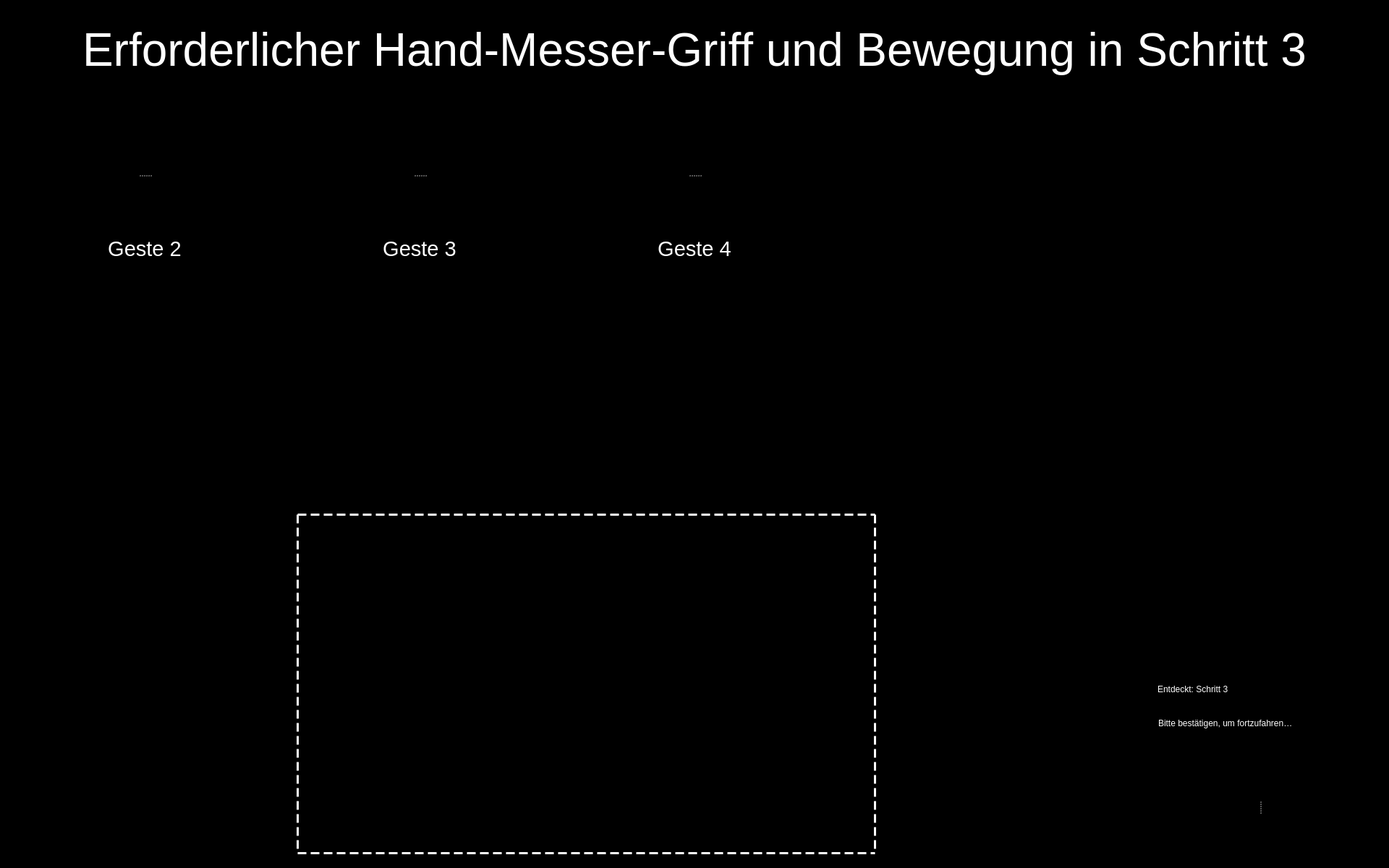
<?xml version="1.0" encoding="UTF-8"?>
<ui version="4.0">
 <class>Entry_Step_3_UI</class>
 <widget class="QWidget" name="Entry_Step_3_UI">
  <property name="windowModality">
   <enum>Qt::WindowModal</enum>
  </property>
  <property name="enabled">
   <bool>true</bool>
  </property>
  <property name="geometry">
   <rect>
    <x>0</x>
    <y>0</y>
    <width>1920</width>
    <height>1200</height>
   </rect>
  </property>
  <property name="sizePolicy">
   <sizepolicy hsizetype="Preferred" vsizetype="Preferred">
    <horstretch>0</horstretch>
    <verstretch>0</verstretch>
   </sizepolicy>
  </property>
  <property name="minimumSize">
   <size>
    <width>0</width>
    <height>0</height>
   </size>
  </property>
  <property name="maximumSize">
   <size>
    <width>1920</width>
    <height>1200</height>
   </size>
  </property>
  <property name="windowTitle">
   <string>Food Assist</string>
  </property>
  <property name="windowOpacity">
   <double>1.000000000000000</double>
  </property>
  <property name="styleSheet">
   <string notr="true">background-color: rgb(0, 0, 0);</string>
  </property>
  <widget class="QLabel" name="img_detected_step3">
   <property name="geometry">
    <rect>
     <x>1460</x>
     <y>510</y>
     <width>441</width>
     <height>401</height>
    </rect>
   </property>
   <property name="frameShape">
    <enum>QFrame::NoFrame</enum>
   </property>
   <property name="text">
    <string/>
   </property>
   <property name="pixmap">
    <pixmap resource="resources/res.qrc">:/detected steps/Detected Step3.png</pixmap>
   </property>
   <property name="scaledContents">
    <bool>true</bool>
   </property>
  </widget>
  <widget class="QLabel" name="label_8">
   <property name="geometry">
    <rect>
     <x>410</x>
     <y>710</y>
     <width>801</width>
     <height>471</height>
    </rect>
   </property>
   <property name="styleSheet">
    <string notr="true">border :3px solid white;
border-style : dashed;
background-color: rgb(0, 0, 0, 0);</string>
   </property>
   <property name="text">
    <string/>
   </property>
  </widget>
  <widget class="QWidget" name="widget_2" native="true">
   <property name="geometry">
    <rect>
     <x>1559</x>
     <y>1030</y>
     <width>361</width>
     <height>161</height>
    </rect>
   </property>
   <property name="styleSheet">
    <string notr="true">background-color: rgb(0,0,0);</string>
   </property>
   <widget class="QSplitter" name="splitter">
    <property name="geometry">
     <rect>
      <x>10</x>
      <y>10</y>
      <width>345</width>
      <height>150</height>
     </rect>
    </property>
    <property name="frameShape">
     <enum>QFrame::NoFrame</enum>
    </property>
    <property name="frameShadow">
     <enum>QFrame::Plain</enum>
    </property>
    <property name="lineWidth">
     <number>0</number>
    </property>
    <property name="orientation">
     <enum>Qt::Horizontal</enum>
    </property>
    <property name="opaqueResize">
     <bool>false</bool>
    </property>
    <property name="handleWidth">
     <number>45</number>
    </property>
    <property name="childrenCollapsible">
     <bool>false</bool>
    </property>
    <widget class="QPushButton" name="button_yes">
     <property name="enabled">
      <bool>true</bool>
     </property>
     <property name="minimumSize">
      <size>
       <width>81</width>
       <height>81</height>
      </size>
     </property>
     <property name="maximumSize">
      <size>
       <width>150</width>
       <height>150</height>
      </size>
     </property>
     <property name="cursor">
      <cursorShape>OpenHandCursor</cursorShape>
     </property>
     <property name="focusPolicy">
      <enum>Qt::WheelFocus</enum>
     </property>
     <property name="contextMenuPolicy">
      <enum>Qt::DefaultContextMenu</enum>
     </property>
     <property name="icon">
      <iconset resource="resources/res.qrc">
       <normaloff>:/buttons/Button Yes.svg</normaloff>:/buttons/Button Yes.svg</iconset>
     </property>
     <property name="iconSize">
      <size>
       <width>144</width>
       <height>144</height>
      </size>
     </property>
     <property name="autoDefault">
      <bool>false</bool>
     </property>
     <property name="default">
      <bool>false</bool>
     </property>
     <property name="flat">
      <bool>true</bool>
     </property>
    </widget>
    <widget class="QPushButton" name="button_no">
     <property name="enabled">
      <bool>true</bool>
     </property>
     <property name="minimumSize">
      <size>
       <width>81</width>
       <height>81</height>
      </size>
     </property>
     <property name="maximumSize">
      <size>
       <width>150</width>
       <height>150</height>
      </size>
     </property>
     <property name="cursor">
      <cursorShape>OpenHandCursor</cursorShape>
     </property>
     <property name="focusPolicy">
      <enum>Qt::WheelFocus</enum>
     </property>
     <property name="contextMenuPolicy">
      <enum>Qt::DefaultContextMenu</enum>
     </property>
     <property name="icon">
      <iconset resource="resources/res.qrc">
       <normaloff>:/buttons/Button No.svg</normaloff>:/buttons/Button No.svg</iconset>
     </property>
     <property name="iconSize">
      <size>
       <width>144</width>
       <height>144</height>
      </size>
     </property>
     <property name="autoDefault">
      <bool>false</bool>
     </property>
     <property name="default">
      <bool>false</bool>
     </property>
     <property name="flat">
      <bool>true</bool>
     </property>
    </widget>
   </widget>
  </widget>
  <widget class="QSplitter" name="splitter_3">
   <property name="geometry">
    <rect>
     <x>420</x>
     <y>160</y>
     <width>320</width>
     <height>282</height>
    </rect>
   </property>
   <property name="orientation">
    <enum>Qt::Vertical</enum>
   </property>
   <widget class="QLabel" name="image_required_2">
    <property name="maximumSize">
     <size>
      <width>320</width>
      <height>240</height>
     </size>
    </property>
    <property name="text">
     <string/>
    </property>
    <property name="pixmap">
     <pixmap resource="resources/res.qrc">:/img/gesture3.png</pixmap>
    </property>
    <property name="scaledContents">
     <bool>true</bool>
    </property>
   </widget>
   <widget class="QLabel" name="text_required_2">
    <property name="font">
     <font>
      <family>Arial</family>
      <pointsize>22</pointsize>
      <weight>9</weight>
      <italic>false</italic>
      <bold>false</bold>
     </font>
    </property>
    <property name="styleSheet">
     <string notr="true">font: 75 22pt &quot;Arial&quot;;
color: rgb(255, 255, 255);</string>
    </property>
    <property name="text">
     <string>Geste 3</string>
    </property>
    <property name="textFormat">
     <enum>Qt::PlainText</enum>
    </property>
    <property name="alignment">
     <set>Qt::AlignCenter</set>
    </property>
    <property name="wordWrap">
     <bool>true</bool>
    </property>
   </widget>
  </widget>
  <widget class="QSplitter" name="splitter_2">
   <property name="geometry">
    <rect>
     <x>40</x>
     <y>160</y>
     <width>320</width>
     <height>282</height>
    </rect>
   </property>
   <property name="orientation">
    <enum>Qt::Vertical</enum>
   </property>
   <widget class="QLabel" name="image_required_1">
    <property name="maximumSize">
     <size>
      <width>320</width>
      <height>240</height>
     </size>
    </property>
    <property name="text">
     <string/>
    </property>
    <property name="pixmap">
     <pixmap resource="resources/res.qrc">:/img/gesture2.png</pixmap>
    </property>
    <property name="scaledContents">
     <bool>true</bool>
    </property>
   </widget>
   <widget class="QLabel" name="text_required_1">
    <property name="font">
     <font>
      <family>Arial</family>
      <pointsize>22</pointsize>
      <weight>9</weight>
      <italic>false</italic>
      <bold>false</bold>
     </font>
    </property>
    <property name="styleSheet">
     <string notr="true">font: 75 22pt &quot;Arial&quot;;
color: rgb(255, 255, 255);</string>
    </property>
    <property name="text">
     <string>Geste 2</string>
    </property>
    <property name="textFormat">
     <enum>Qt::PlainText</enum>
    </property>
    <property name="alignment">
     <set>Qt::AlignCenter</set>
    </property>
    <property name="wordWrap">
     <bool>true</bool>
    </property>
   </widget>
  </widget>
  <widget class="QSplitter" name="splitter_4">
   <property name="geometry">
    <rect>
     <x>800</x>
     <y>160</y>
     <width>320</width>
     <height>282</height>
    </rect>
   </property>
   <property name="orientation">
    <enum>Qt::Vertical</enum>
   </property>
   <widget class="QLabel" name="image_required_3">
    <property name="maximumSize">
     <size>
      <width>320</width>
      <height>240</height>
     </size>
    </property>
    <property name="text">
     <string/>
    </property>
    <property name="pixmap">
     <pixmap resource="resources/res.qrc">:/img/gesture4.png</pixmap>
    </property>
    <property name="scaledContents">
     <bool>true</bool>
    </property>
   </widget>
   <widget class="QLabel" name="text_required_3">
    <property name="font">
     <font>
      <family>Arial</family>
      <pointsize>22</pointsize>
      <weight>9</weight>
      <italic>false</italic>
      <bold>false</bold>
     </font>
    </property>
    <property name="styleSheet">
     <string notr="true">font: 75 22pt &quot;Arial&quot;;
color: rgb(255, 255, 255);</string>
    </property>
    <property name="text">
     <string>Geste 4</string>
    </property>
    <property name="textFormat">
     <enum>Qt::PlainText</enum>
    </property>
    <property name="alignment">
     <set>Qt::AlignCenter</set>
    </property>
    <property name="wordWrap">
     <bool>true</bool>
    </property>
   </widget>
  </widget>
  <widget class="QLabel" name="label_text_1">
   <property name="geometry">
    <rect>
     <x>40</x>
     <y>20</y>
     <width>1840</width>
     <height>100</height>
    </rect>
   </property>
   <property name="font">
    <font>
     <family>Arial</family>
     <pointsize>48</pointsize>
     <weight>9</weight>
     <italic>false</italic>
     <bold>false</bold>
    </font>
   </property>
   <property name="styleSheet">
    <string notr="true">font: 75 48pt &quot;Arial&quot;;
color: rgb(255, 255, 255);</string>
   </property>
   <property name="text">
    <string>Erforderlicher Hand-Messer-Griff und Bewegung in Schritt 3</string>
   </property>
   <property name="textFormat">
    <enum>Qt::RichText</enum>
   </property>
   <property name="alignment">
    <set>Qt::AlignCenter</set>
   </property>
   <property name="wordWrap">
    <bool>true</bool>
   </property>
  </widget>
  <widget class="QWidget" name="widget" native="true">
   <property name="geometry">
    <rect>
     <x>1540</x>
     <y>930</y>
     <width>371</width>
     <height>91</height>
    </rect>
   </property>
   <property name="styleSheet">
    <string notr="true">background-color: rgb(0, 0, 0);</string>
   </property>
   <widget class="QLabel" name="label">
    <property name="geometry">
     <rect>
      <x>10</x>
      <y>0</y>
      <width>41</width>
      <height>51</height>
     </rect>
    </property>
    <property name="styleSheet">
     <string notr="true"/>
    </property>
    <property name="text">
     <string/>
    </property>
    <property name="pixmap">
     <pixmap resource="resources/res.qrc">:/img/Icon Detected.svg</pixmap>
    </property>
    <property name="alignment">
     <set>Qt::AlignRight|Qt::AlignTrailing|Qt::AlignVCenter</set>
    </property>
   </widget>
   <widget class="QLabel" name="label_2">
    <property name="geometry">
     <rect>
      <x>60</x>
      <y>3</y>
      <width>311</width>
      <height>40</height>
     </rect>
    </property>
    <property name="styleSheet">
     <string notr="true">font: 75 28pt &quot;Arial&quot;;
color: rgb(255, 255, 255);</string>
    </property>
    <property name="text">
     <string>Entdeckt: Schritt 3</string>
    </property>
    <property name="textFormat">
     <enum>Qt::RichText</enum>
    </property>
   </widget>
   <widget class="QLabel" name="label_3">
    <property name="geometry">
     <rect>
      <x>61</x>
      <y>54</y>
      <width>321</width>
      <height>31</height>
     </rect>
    </property>
    <property name="styleSheet">
     <string notr="true">font: 14pt &quot;Arial&quot;;
color: rgb(255, 255, 255)</string>
    </property>
    <property name="text">
     <string>Bitte bestätigen, um fortzufahren…</string>
    </property>
   </widget>
  </widget>
 </widget>
 <resources>
  <include location="resources/res.qrc"/>
 </resources>
 <connections/>
</ui>
